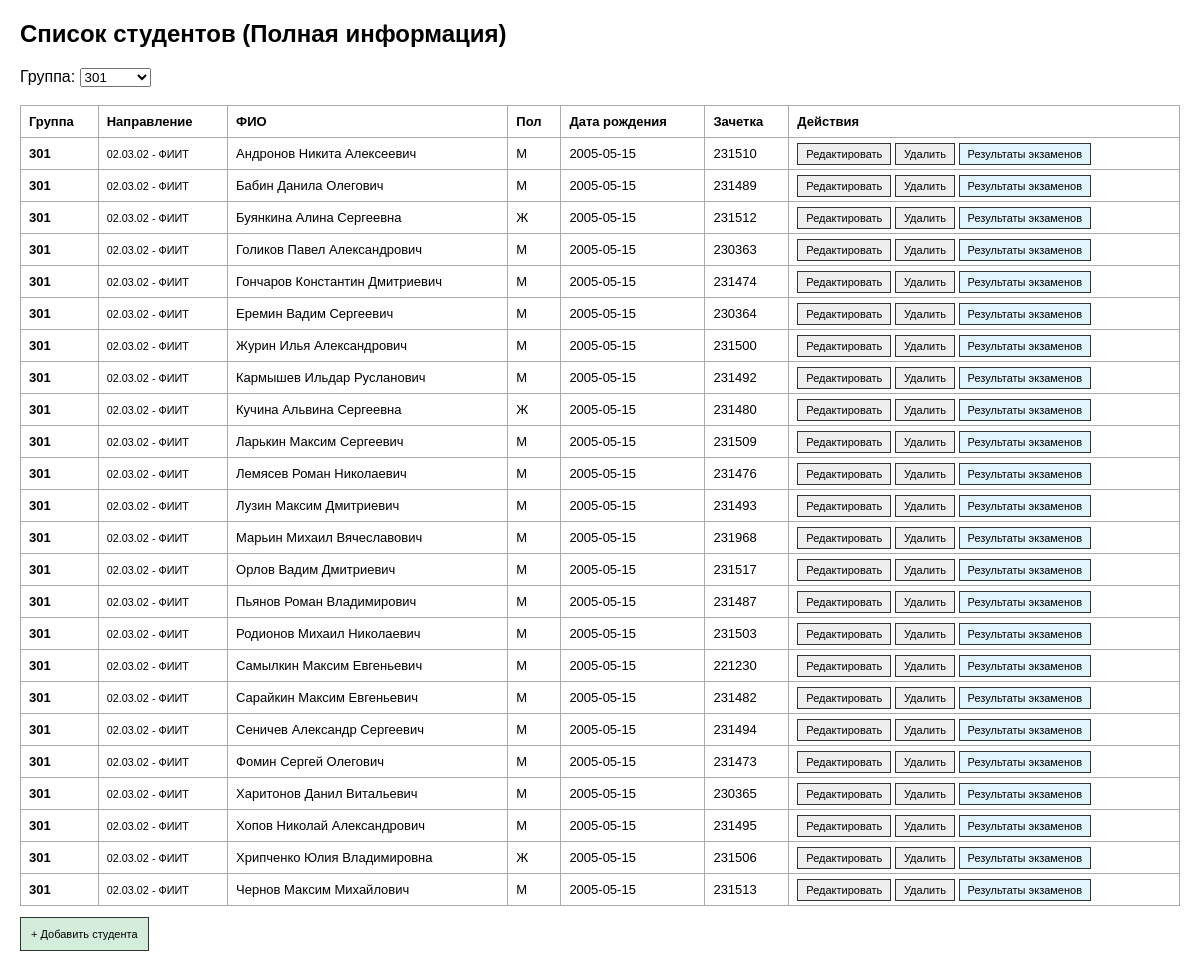
/index.php?group_id=1, run on the app's committed database.
### tables this page shows
CREATE TABLE students (id INTEGER PRIMARY KEY AUTOINCREMENT, group_id INTEGER, full_name TEXT, gender TEXT, birth_date TEXT, card_id TEXT);

CREATE TABLE groups (id INTEGER PRIMARY KEY AUTOINCREMENT, number TEXT, major TEXT, start_year INTEGER);

### public/index.php (the view, shortened to what this page needs)
<?php
$pdo = new PDO("sqlite:" . __DIR__ . "/../data/university.db");
$groupId = $_GET['group_id'] ?? '';
$groups = $pdo->query("SELECT * FROM groups ORDER BY number")->fetchAll(PDO::FETCH_ASSOC);
$sql = "SELECT s.*, g.number as g_num, g.major as g_major
        FROM students s JOIN groups g ON s.group_id = g.id";
if ($groupId) $sql .= " WHERE g.id = " . (int)$groupId;
$sql .= " ORDER BY g.number, s.full_name";
$students = $pdo->query($sql)->fetchAll(PDO::FETCH_ASSOC);
?>
<!DOCTYPE html>
<html lang="ru">
<head>
</head>
<body>
    <h2>Список студентов (Полная информация)</h2>
    <form method="GET">
        Группа: <select name="group_id" onchange="this.form.submit()">
            <?php foreach($groups as $g): ?>
                <option value="<?= $g['id'] ?>" <?= $groupId == $g['id'] ? 'selected' : '' ?>><?= $g['number'] ?></option>
            <?php endforeach; ?>
        </select>
    </form>
    <br>
    <table>
        <tr>
            <th>Группа</th><th>Направление</th><th>ФИО</th><th>Пол</th><th>Дата рождения</th><th>Зачетка</th><th>Действия</th>
        </tr>
        <?php foreach($students as $s): ?>
        <tr>
            <td><b><?= $s['g_num'] ?></b></td>
            <td><small><?= $s['g_major'] ?></small></td>
            <td><?= htmlspecialchars($s['full_name']) ?></td>
            <td><?= $s['gender'] ?></td>
            <td><?= $s['birth_date'] ?></td>
            <td><?= $s['card_id'] ?></td>
            <td>
                <a class="btn" href="student_form.php?id=<?= $s['id'] ?>">Редактировать</a>
                <a class="btn" href="student_delete.php?id=<?= $s['id'] ?>" onclick="return confirm('Удалить?')">Удалить</a>
                <a class="btn" href="exams.php?student_id=<?= $s['id'] ?>" style="background:#e1f5fe">Результаты экзаменов</a>
            </td>
        </tr>
        <?php endforeach; ?>
    </table>
    <br><a href="student_form.php" class="btn" style="background:#d4edda; padding:10px;">+ Добавить студента</a>
</body>
</html>

### public/index.php (style rules this page uses)
body { font-family: sans-serif; margin: 20px; }
table { border-collapse: collapse; width: 100%; font-size: 13px; }
th, td { border: 1px solid #aaa; padding: 8px; text-align: left; }
.btn { padding: 4px 8px; text-decoration: none; border: 1px solid #333; background: #eee; color: #000; font-size: 11px; }

### data on the page
students: group.number "301", group.major "02.03.02 - ФИИТ", full_name "Андронов Никита Алексеевич", gender "М", birth_date "2005-05-15", card "231510"
students: group.number "301", group.major "02.03.02 - ФИИТ", full_name "Бабин Данила Олегович", gender "М", birth_date "2005-05-15", card "231489"
students: group.number "301", group.major "02.03.02 - ФИИТ", full_name "Буянкина Алина Сергеевна", gender "Ж", birth_date "2005-05-15", card "231512"
students: group.number "301", group.major "02.03.02 - ФИИТ", full_name "Голиков Павел Александрович", gender "М", birth_date "2005-05-15", card "230363"
students: group.number "301", group.major "02.03.02 - ФИИТ", full_name "Гончаров Константин Дмитриевич", gender "М", birth_date "2005-05-15", card "231474"
students: group.number "301", group.major "02.03.02 - ФИИТ", full_name "Еремин Вадим Сергеевич", gender "М", birth_date "2005-05-15", card "230364"
students: group.number "301", group.major "02.03.02 - ФИИТ", full_name "Журин Илья Александрович", gender "М", birth_date "2005-05-15", card "231500"
students: group.number "301", group.major "02.03.02 - ФИИТ", full_name "Кармышев Ильдар Русланович", gender "М", birth_date "2005-05-15", card "231492"
students: group.number "301", group.major "02.03.02 - ФИИТ", full_name "Кучина Альвина Сергеевна", gender "Ж", birth_date "2005-05-15", card "231480"
students: group.number "301", group.major "02.03.02 - ФИИТ", full_name "Ларькин Максим Сергеевич", gender "М", birth_date "2005-05-15", card "231509"
students: group.number "301", group.major "02.03.02 - ФИИТ", full_name "Лемясев Роман Николаевич", gender "М", birth_date "2005-05-15", card "231476"
students: group.number "301", group.major "02.03.02 - ФИИТ", full_name "Лузин Максим Дмитриевич", gender "М", birth_date "2005-05-15", card "231493"
students: group.number "301", group.major "02.03.02 - ФИИТ", full_name "Марьин Михаил Вячеславович", gender "М", birth_date "2005-05-15", card "231968"
students: group.number "301", group.major "02.03.02 - ФИИТ", full_name "Орлов Вадим Дмитриевич", gender "М", birth_date "2005-05-15", card "231517"
students: group.number "301", group.major "02.03.02 - ФИИТ", full_name "Пьянов Роман Владимирович", gender "М", birth_date "2005-05-15", card "231487"
students: group.number "301", group.major "02.03.02 - ФИИТ", full_name "Родионов Михаил Николаевич", gender "М", birth_date "2005-05-15", card "231503"
students: group.number "301", group.major "02.03.02 - ФИИТ", full_name "Самылкин Максим Евгеньевич", gender "М", birth_date "2005-05-15", card "221230"
students: group.number "301", group.major "02.03.02 - ФИИТ", full_name "Сарайкин Максим Евгеньевич", gender "М", birth_date "2005-05-15", card "231482"
students: group.number "301", group.major "02.03.02 - ФИИТ", full_name "Сеничев Александр Сергеевич", gender "М", birth_date "2005-05-15", card "231494"
students: group.number "301", group.major "02.03.02 - ФИИТ", full_name "Фомин Сергей Олегович", gender "М", birth_date "2005-05-15", card "231473"
students: group.number "301", group.major "02.03.02 - ФИИТ", full_name "Харитонов Данил Витальевич", gender "М", birth_date "2005-05-15", card "230365"
students: group.number "301", group.major "02.03.02 - ФИИТ", full_name "Хопов Николай Александрович", gender "М", birth_date "2005-05-15", card "231495"
students: group.number "301", group.major "02.03.02 - ФИИТ", full_name "Хрипченко Юлия Владимировна", gender "Ж", birth_date "2005-05-15", card "231506"
students: group.number "301", group.major "02.03.02 - ФИИТ", full_name "Чернов Максим Михайлович", gender "М", birth_date "2005-05-15", card "231513"

### other printed values
form field group_id "301"
